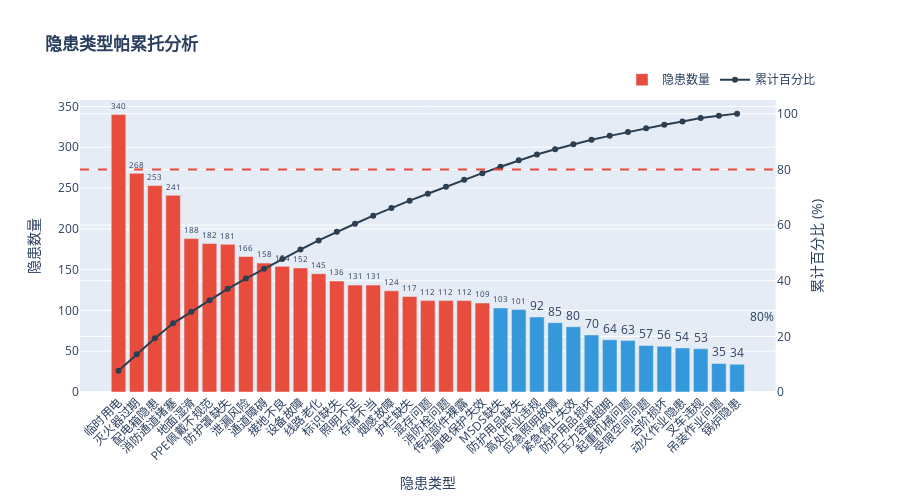

This figure's notebook cell:
### Code cell
# 帕累托图可视化
visualizer = HazardVisualizer()

# 获取帕累托数据
pareto_data = analyzer.get_pareto_analysis('hazard_type')

# 创建帕累托图
fig = make_subplots(specs=[[{"secondary_y": True}]])

# 柱状图 - 数量
colors = ['#e74c3c' if vital else '#3498db' for vital in pareto_data['is_vital_few']]

fig.add_trace(
    go.Bar(
        x=pareto_data['hazard_type'],
        y=pareto_data['count'],
        name='隐患数量',
        marker_color=colors,
        text=pareto_data['count'],
        textposition='outside'
    ),
    secondary_y=False
)

# 折线图 - 累计百分比
fig.add_trace(
    go.Scatter(
        x=pareto_data['hazard_type'],
        y=pareto_data['cumulative_percentage'],
        name='累计百分比',
        mode='lines+markers',
        line=dict(color='#2c3e50', width=2),
        marker=dict(size=6)
    ),
    secondary_y=True
)

# 80%参考线
fig.add_hline(y=80, line_dash='dash', line_color='#e74c3c', 
              annotation_text='80%', secondary_y=True)

fig.update_layout(
    title='<b>隐患类型帕累托分析</b>',
    xaxis_title='隐患类型',
    height=500,
    showlegend=True,
    legend=dict(orientation='h', yanchor='bottom', y=1.02, xanchor='right', x=1),
    xaxis_tickangle=-45
)

fig.update_yaxes(title_text='隐患数量', secondary_y=False)
fig.update_yaxes(title_text='累计百分比 (%)', secondary_y=True, range=[0, 105])

fig.show()

### Figure 1 — Plotly figure (JSON) as saved in the notebook; plotly's stock layout.template omitted (floating-point values rounded to 4 significant figures)
{"data": [{"marker": {"color": ["#e74c3c", "#e74c3c", "#e74c3c", "#e74c3c", "#e74c3c", "#e74c3c", "#e74c3c", "#e74c3c", "#e74c3c", "#e74c3c", "#e74c3c", "#e74c3c", "#e74c3c", "#e74c3c", "#e74c3c", "#e74c3c", "#e74c3c", "#e74c3c", "#e74c3c", "#e74c3c", "#e74c3c", "#3498db", "#3498db", "#3498db", "#3498db", "#3498db", "#3498db", "#3498db", "#3498db", "#3498db", "#3498db", "#3498db", "#3498db", "#3498db", "#3498db"]}, "name": "隐患数量", "text": [340.0, 268.0, 253.0, 241.0, 188.0, 182.0, 181.0, 166.0, 158.0, 154.0, 152.0, 145.0, 136.0, 131.0, 131.0, 124.0, 117.0, 112.0, 112.0, 112.0, 109.0, 103.0, 101.0, 92.0, 85.0, 80.0, 70.0, 64.0, 63.0, 57.0, 56.0, 54.0, 53.0, 35.0, 34.0], "textposition": "outside", "type": "bar", "x": ["临时用电", "灭火器过期", "配电箱隐患", "消防通道堵塞", "地面湿滑", "PPE佩戴不规范", "防护罩缺失", "泄漏风险", "通道障碍", "接地不良", "设备故障", "线路老化", "标识缺失", "照明不足", "存储不当", "烟感故障", "护栏缺失", "混存问题", "消防栓问题", "传动部件裸露", "漏电保护失效", "MSDS缺失", "防护用品缺失", "高处作业违规", "应急照明故障", "紧急停止失效", "防护用品损坏", "压力容器超期", "起重机械问题", "受限空间问题", "台阶损坏", "动火作业隐患", "叉车违规", "吊装作业问题", "锅炉隐患"], "xaxis": "x", "y": [340, 268, 253, 241, 188, 182, 181, 166, 158, 154, 152, 145, 136, 131, 131, 124, 117, 112, 112, 112, 109, 103, 101, 92, 85, 80, 70, 64, 63, 57, 56, 54, 53, 35, 34], "yaxis": "y"}, {"line": {"color": "#2c3e50", "width": 2}, "marker": {"size": 6}, "mode": "lines+markers", "name": "累计百分比", "type": "scatter", "x": ["临时用电", "灭火器过期", "配电箱隐患", "消防通道堵塞", "地面湿滑", "PPE佩戴不规范", "防护罩缺失", "泄漏风险", "通道障碍", "接地不良", "设备故障", "线路老化", "标识缺失", "照明不足", "存储不当", "烟感故障", "护栏缺失", "混存问题", "消防栓问题", "传动部件裸露", "漏电保护失效", "MSDS缺失", "防护用品缺失", "高处作业违规", "应急照明故障", "紧急停止失效", "防护用品损坏", "压力容器超期", "起重机械问题", "受限空间问题", "台阶损坏", "动火作业隐患", "叉车违规", "吊装作业问题", "锅炉隐患"], "xaxis": "x", "y": [7.6, 13.6, 19.3, 24.7, 28.9, 33.0, 37.1, 40.8, 44.3, 47.8, 51.2, 54.5, 57.6, 60.5, 63.4, 66.2, 68.8, 71.3, 73.8, 76.3, 78.7, 81.0, 83.3, 85.4, 87.3, 89.1, 90.7, 92.1, 93.5, 94.8, 96.1, 97.3, 98.5, 99.3, 100.1], "yaxis": "y2"}], "layout": {"annotations": [{"showarrow": false, "text": "80%", "x": 1, "xanchor": "right", "xref": "x domain", "y": 80, "yanchor": "bottom", "yref": "y"}], "height": 500, "legend": {"orientation": "h", "x": 1, "xanchor": "right", "y": 1.02, "yanchor": "bottom"}, "shapes": [{"line": {"color": "#e74c3c", "dash": "dash"}, "type": "line", "x0": 0, "x1": 1, "xref": "x domain", "y0": 80, "y1": 80, "yref": "y2"}], "showlegend": true, "title": {"text": "<b>隐患类型帕累托分析</b>"}, "xaxis": {"anchor": "y", "domain": [0, 0.94], "tickangle": -45, "title": {"text": "隐患类型"}}, "yaxis": {"anchor": "x", "domain": [0, 1], "title": {"text": "隐患数量"}}, "yaxis2": {"anchor": "x", "overlaying": "y", "range": [0, 105], "side": "right", "title": {"text": "累计百分比 (%)"}}}}
